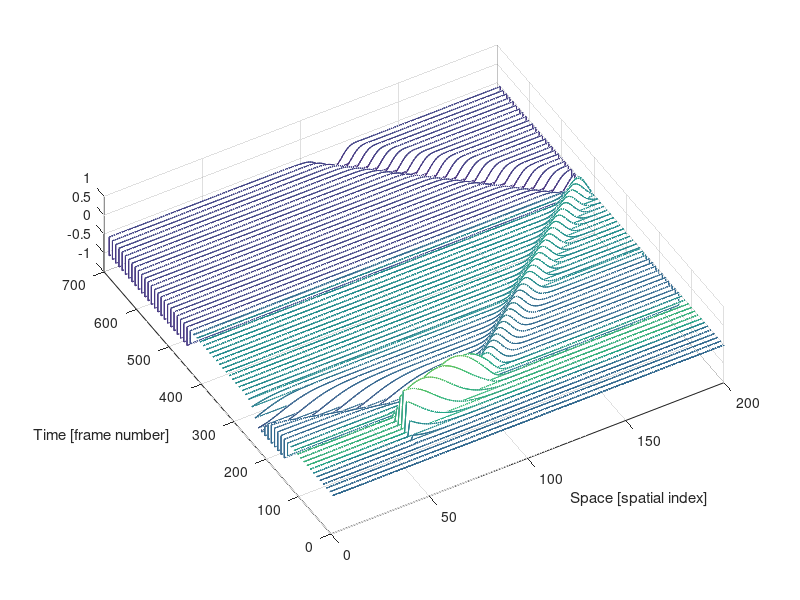

MATLAB code for this plot:
% 1D FDTD simulation with an additive source.

SIZE = 200;
LOSS = 0.01; % = sigma*delta_t/2/epsilon, 1D FDTD simulation of a lossy dielectric region
LOSS = 0; % = sigma*delta_t/2/epsilon, 1D FDTD simulation of a lossy dielectric region
imp0 = 377.0; % = delta_t/delta_x/epsilon, impedance
maxTime = 700;
LOSS_LAYER = 180;
LOSS_LAYER = SIZE;

delta_x = 1;
delta_t = 1;
tau_p = 10;
tau_p = 20;
t0 = 4*tau_p;

additiveSource = 50;

%% initialize electric field
ez = zeros(1,SIZE);
% initialize magnetic field
%hy = zeros(1,SIZE);
hy = zeros(1,SIZE-1);

% set relative permittivity
epsR = 1^2*ones(1,SIZE);
epsR(1,100:end) = 3^2;
% or set electric-field update coefficients
ceze = ones(1,SIZE);
cezh = imp0*ones(1,SIZE);
ceze(1,100:LOSS_LAYER) = 1;
cezh(1,100:LOSS_LAYER) = imp0/3^2;
% lossy dielectric
ceze(1,LOSS_LAYER:end) = (1-LOSS)/(1+LOSS);
cezh(1,LOSS_LAYER:end) = imp0/3^2/(1+LOSS);


%filename = 'FDTD out.dat';
%FileOut = fopen(filename, 'w');


figure
waterfall(1:SIZE,0,ez)
hf = gca;
hold on
view(-30,76)
xlabel('Space [spatial index]')
ylabel('Time [frame number]')
%zlabel('Electric field')

% do time stepping
mmH = 1:SIZE-1;
%mmE = 2:SIZE;
mmE = 2:SIZE-1;
for Time =0:maxTime-1
    %% update magnetic field
    % simple ABC for hy(1) and hy(SIZE)
%	hy(1) = hy(2); 
% 	hy(SIZE) = hy(SIZE-1);
    hy(1,mmH) = hy(1,mmH) + (ez(1,mmH+1) - ez(1,mmH)) / imp0;
%	hy(1,mmH) += (ez(1,mmH+1) - ez(1,mmH)) / imp0;
    % correction for Hy adjacent to TFSF boundary
    hy(additiveSource-1) = hy(additiveSource-1) - exp(-((Time-t0)/tau_p)^2) / imp0;
%	hy(additiveSource-1) -= exp(-((Time-t0)/tau_p)^2) / imp0;
    ez(additiveSource) = ez(additiveSource) + exp(-((Time+1-t0)/tau_p)^2);
% 	ez(additiveSource) += exp(-((Time-t0)/tau_p)^2 );


    %% update electric field
    % simple ABC for ez(1) and ez(SIZE)
    ez(1) = ez(2); 
% 	ez(SIZE) = ez(SIZE-1);
%	ez(1,mmE) += (hy(1,mmE) - hy(1,mmE-1)) * imp0 ./ epsR(mmE);
    ez(1,mmE) = ceze(1,mmE).*ez(1,mmE) + cezh(1,mmE).*(hy(1,mmE) - hy(1,mmE-1));
  
%     % use additive source at node $additiveSource
%     ez(additiveSource) = ez(additiveSource) + exp(-((Time+1-t0)/tau_p)^2);
% % 	ez(additiveSource) += exp(-((Time-t0)/tau_p)^2 );
  
    % show/write snapshot if time a multiple of 10
    if (mod(Time,10) == 0)
%       fprintf(FileOut,'%s\n', mat2str(ez));
      waterfall(hf,1:SIZE,Time,ez);
    end
%     plot(1:SIZE,ez,'.-');
end %end of time-stepping

%fclose(FileOut);
